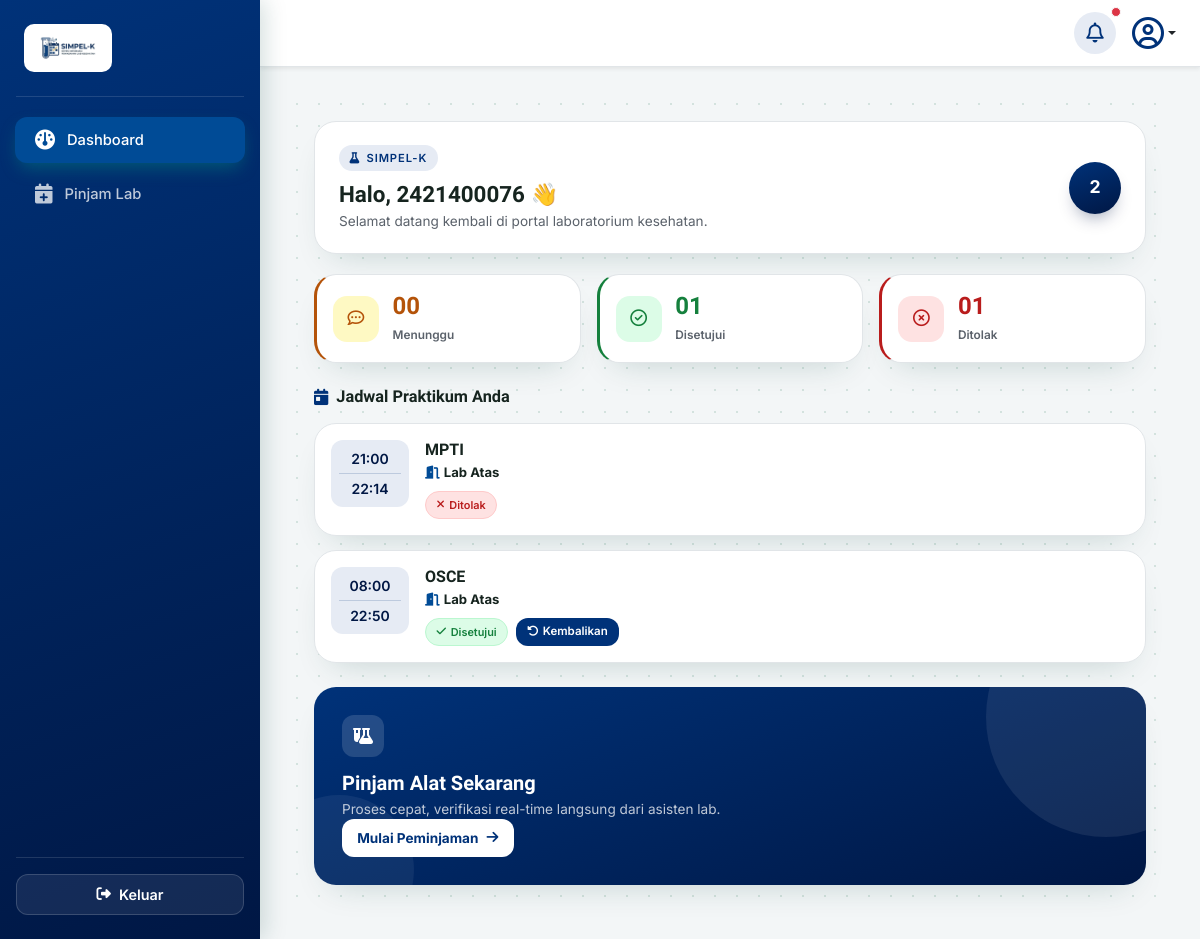
Page /mahasiswa/dashboard/ (signed in) on the earlier database version.
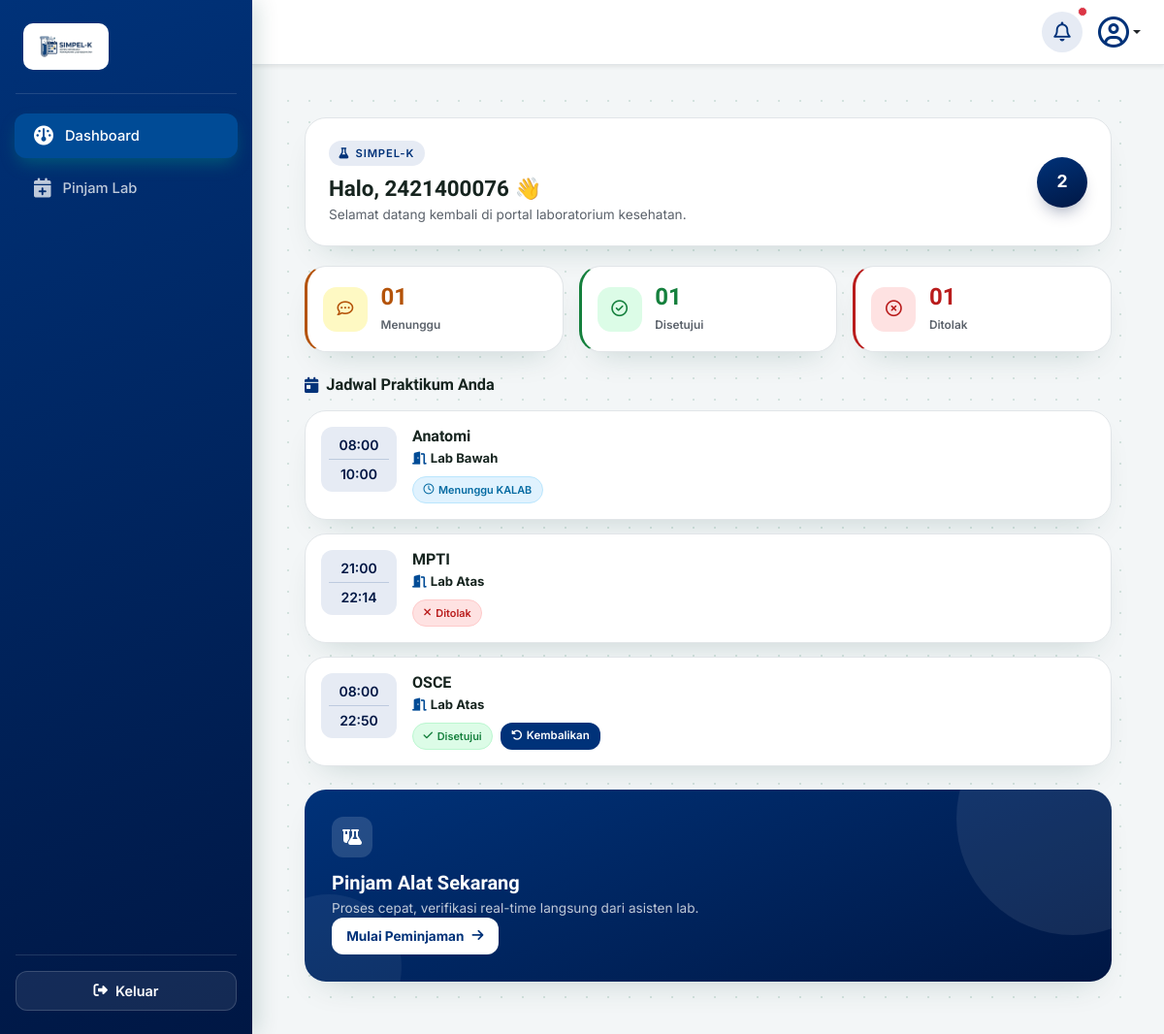
Same page on the later database version.
### core_auth/models.py (models this page shows, shortened)
class Peminjaman(models.Model):
    STATUS_CHOICES = [
        ('pending', 'Menunggu Validasi ASLAB'),
        ('verified', 'Menunggu Persetujuan KALAB'),
        ('disetujui', 'Disetujui / Jadwal Dikunci'),
        ('ditolak', 'Ditolak'),
        ('selesai', 'Selesai / Sudah Dikembalikan'),
    ]
    mahasiswa = models.ForeignKey(settings.AUTH_USER_MODEL, on_delete=models.CASCADE, related_name='peminjaman_mahasiswa')
    ruang_lab = models.ForeignKey(RuangLab, on_delete=models.CASCADE)
    alat_bahan = models.ForeignKey(AlatBahan, on_delete=models.PROTECT)
    keperluan = models.TextField()
    nama_dosen = models.CharField(max_length=100)
    mata_kuliah = models.CharField(max_length=100)
    tanggal_pinjam = models.DateField()
    wkt_mulai = models.TimeField()
    wkt_akhir = models.TimeField()
    status = models.CharField(max_length=20, choices=STATUS_CHOICES, default='pending')
    di_validasi_oleh = models.ForeignKey(
        settings.AUTH_USER_MODEL,
        on_delete=models.SET_NULL,
        blank=True,
        null=True,
        related_name='aslab_verifikator'
    )
    tgl_pengajuan = models.DateTimeField(auto_now_add=True)
    catatan_tolak = models.TextField(blank=True, null=True)

class RuangLab(models.Model):
    nama_ruang = models.CharField(max_length=100)
    kapasitas = models.IntegerField()
    deskripsi = models.TextField(blank=True, null=True)

### mahasiswa/views.py (the view)
# urls.py: path('dashboard/', views.dashboard_view, name='dashboard'),
@login_required(login_url='core_auth:login')
def dashboard_view(request):
    redirect_target = cekk_role_mahasiswa(request.user)
    if redirect_target:
        return redirect(redirect_target)
    jadwal_mahasiswa = Peminjaman.objects.filter(mahasiswa=request.user).order_by('-tanggal_pinjam')
    total_menunggu = Peminjaman.objects.filter(mahasiswa=request.user, status__in=['pending', 'verified']).count()
    total_disetujui = Peminjaman.objects.filter(mahasiswa=request.user, status='disetujui').count()
    total_ditolak = Peminjaman.objects.filter(mahasiswa=request.user, status='ditolak').count()
    context = {
        'jadwal_mahasiswa': jadwal_mahasiswa,
        'total_menunggu': total_menunggu,
        'total_disetujui': total_disetujui,
        'total_ditolak': total_ditolak,
    }
    return render(request, 'mahasiswa/dashboard.html', context)

### mahasiswa/views.py (called while the page is built)
def cekk_role_mahasiswa(user):
    username_lower = user.username.lower()
    if 'aslab' in username_lower or user.groups.filter(name__iexact='ASLAB').exists() or getattr(user, 'role', '').upper() == 'ASLAB':
        return 'aslab:dashboard'
    if 'kalab' in username_lower or user.groups.filter(name__iexact='KALAB').exists() or getattr(user, 'role', '').upper() == 'KALAB':
        return 'kalab:dashboard'
    return None

### mahasiswa/templates/mahasiswa/dashboard.html (shortened to what the changed rows need)
{% extends 'base/base_mahasiswa.html' %}
{% load static %}
{% block content %}
<div class="dashboard-mhs">
    <div class="row g-3 mb-4">
        <div class="col-12 col-sm-4">
            <div class="stat-card stat-card--pending">
                <div>
                    <h3 class="stat-number">{{ total_menunggu|stringformat:"02d" }}</h3>
                    <span class="stat-label">Menunggu</span>
                </div>
            </div>
        </div>
    </div>
    <div class="jadwal-list">
        {% for jadwal in jadwal_mahasiswa %}
        <div class="jadwal-card">
            <div class="d-flex align-items-start gap-3">
                <div class="jam-widget">
                    <div class="fw-semibold small">{{ jadwal.wkt_mulai|time:"H:i" }}</div>
                    <div class="divider-line"></div>
                    <div class="fw-semibold small">{{ jadwal.wkt_akhir|time:"H:i" }}</div>
                </div>
                <div class="flex-grow-1">
                    <h6 class="mk-title">{{ jadwal.mata_kuliah }}</h6>
                    <p class="ruang-info d-flex align-items-center gap-1 mb-2">
                        <i class="fa-solid fa-door-open"></i>
                        <strong>{{ jadwal.ruang_lab.nama_ruang }}</strong>
                    </p>
                    <div class="d-flex gap-2 flex-wrap align-items-center">
                        {% if jadwal.status == 'pending' %}
                        <span class="badge-status badge-status--wait-aslab"><i class="fa-regular fa-clock"></i> Menunggu ASLAB</span>
                        {% elif jadwal.status == 'verified' %}
                        <span class="badge-status badge-status--wait-kalab"><i class="fa-regular fa-clock"></i> Menunggu KALAB</span>
                        {% elif jadwal.status == 'disetujui' %}
                        <span class="badge-status badge-status--approved"><i class="fa-solid fa-check"></i> Disetujui</span>
                        {% elif jadwal.status == 'pengembalian_diajukan' %}
                        <span class="badge-status badge-status--return"><i class="fa-solid fa-rotate-left"></i> Proses Pengembalian</span>
                        {% elif jadwal.status == 'ditolak' %}
                        <span class="badge-status badge-status--rejected"><i class="fa-solid fa-xmark"></i> Ditolak</span>
                        {% elif jadwal.status == 'selesai' %}
                        <span class="badge-status badge-status--done"><i class="fa-solid fa-flag-checkered"></i> Selesai</span>
                        {% endif %}
                        {% if jadwal.status == 'disetujui' %}
                        <a href="{% url 'mahasiswa:ajukan_pengembalian' jadwal.id %}"
                            class="btn-return"
                            onclick="return confirm('Apakah Anda yakin ingin mengajukan pengembalian lab/alat ini?');">
                            <i class="fa-solid fa-rotate-left me-1"></i> Kembalikan
                        </a>
                        {% endif %}
                    </div>
                </div>
            </div>
        </div>
        {% empty %}
        <div class="empty-jadwal">
            <i class="fa-solid fa-calendar-xmark fs-2 mb-2"></i>
            <p class="small mb-0">Belum ada pengajuan jadwal praktikum di Lab Atas maupun Lab Bawah.</p>
        </div>
        {% endfor %}
    </div>
</div>
{% endblock %}

Differences in the rows shown:
added Peminjaman: wkt_mulai "08:00", wkt_akhir "10:00", mata_kuliah "Anatomi", ruang_lab.nama_ruang "Lab Bawah", status "verified" (drawn)
Other differences:
{{ total_menunggu|stringformat:"02d" }}: "00" → "01"
